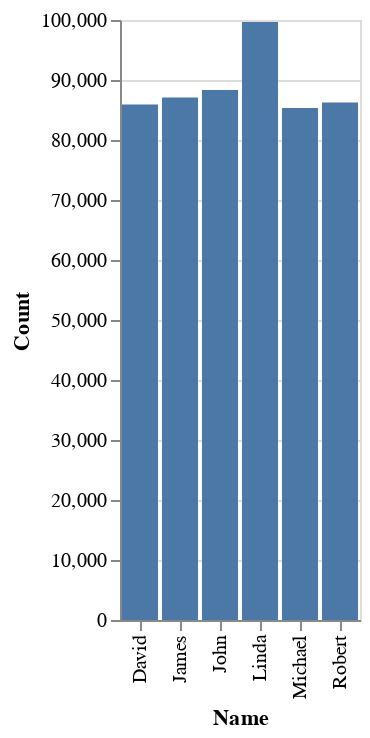

Notebook source saved alongside this figure:
### Code cell
alt.Chart(baby_names_final).mark_bar().encode(
    x='Name',
    y='Count'
)

### Figure 1 — Vega-Lite specification as saved in the notebook (floating-point values rounded to 4 significant figures)
{"config": {"view": {"continuousWidth": 400, "continuousHeight": 300}}, "data": {"name": "data-6386ac02cef86144fd188c322e339f77"}, "mark": "bar", "encoding": {"x": {"field": "Name", "type": "nominal"}, "y": {"field": "Count", "type": "quantitative"}}, "$schema": "https://vega.github.io/schema/vega-lite/v4.17.0.json", "datasets": {"data-6386ac02cef86144fd188c322e339f77": [{"Name": "David", "Count": 85931}, {"Name": "James", "Count": 87083}, {"Name": "John", "Count": 88318}, {"Name": "Linda", "Count": 99680}, {"Name": "Michael", "Count": 85321}, {"Name": "Robert", "Count": 86258}]}}
